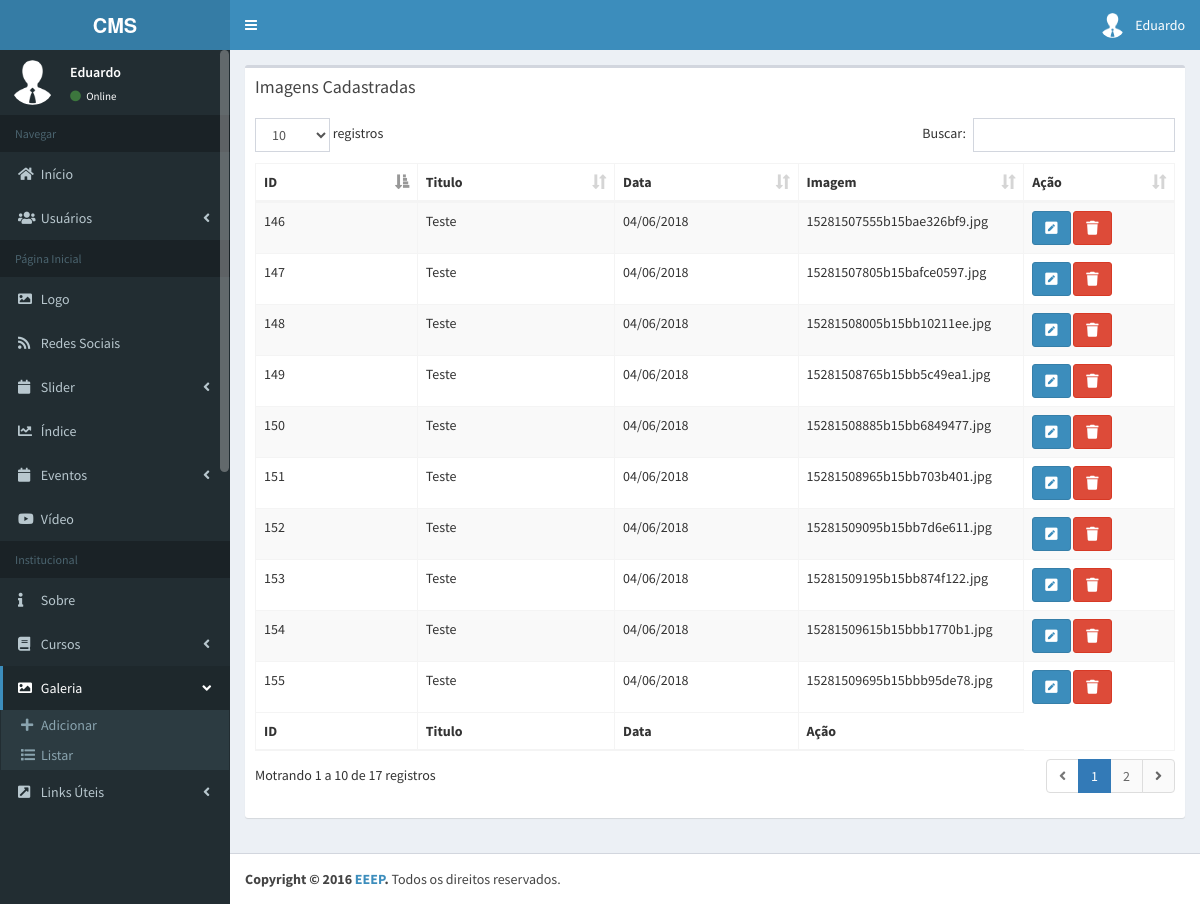
The app's page /painel/?pg=galeria&acao=listar (signed in) with its own data.
### tables this page shows
CREATE TABLE `tb_usuarios` (
  `id` int(11) NOT NULL,
  `nome` varchar(100) NOT NULL,
  `email` varchar(100) NOT NULL,
  `usuario` varchar(100) NOT NULL,
  `senha` varchar(100) NOT NULL,
  `condicao` int(1) DEFAULT NULL,
  `img` varchar(40) DEFAULT NULL
);

CREATE TABLE `tb_galeria` (
  `id` int(11) NOT NULL,
  `nome` varchar(100) NOT NULL,
  `imagem` varchar(200) DEFAULT NULL,
  `data` varchar(10) NOT NULL
);

### painel/paginas/galeria.php (the view, shortened to what this page needs)
<?php
   if ($acao=='listar') { ?>
<section class="content container-fluid">
<div class="box">
   <div class="box-header">
      <h3 class="box-title">Imagens Cadastradas</h3>
   </div>
   <div class="box-body">
      <div id="example1_wrapper" class="dataTables_wrapper form-inline dt-bootstrap">
         <div class="row">
            <div class="col-sm-12">
               <table id="example1" class="table table-bordered table-striped dataTable" role="grid" aria-describedby="example1_info">
                  <thead>
                     <tr role="row">
                        <th class="sorting_asc" tabindex="0" aria-controls="example1" rowspan="1" colspan="1" aria-sort="ascending" aria-label="Rendering engine: activate to sort column descending" style="width: 182px;">ID</th>
                        <th class="sorting" tabindex="0" aria-controls="example1" rowspan="1" colspan="1" aria-label="Browser: activate to sort column ascending" style="width: 224px;">Titulo</th>
                        <th class="sorting" tabindex="0" aria-controls="example1" rowspan="1" colspan="1" aria-label="Platform(s): activate to sort column ascending" style="width: 199px;">Data</th>
                        <th class="sorting" tabindex="0" aria-controls="example1" rowspan="1" colspan="1" aria-label="Platform(s): activate to sort column ascending" style="width: 199px;">Imagem</th>
                        <th class="sorting" tabindex="0" aria-controls="example1" rowspan="1" colspan="1" aria-label="Engine version: activate to sort column ascending" style="width: 156px;">Ação</th>
                     </tr>
                  </thead>
                  <tbody>
                     <?php
                        $consulta=$conexao->prepare("SELECT * FROM tb_galeria ");
                        $consulta->execute();
                        while ($dado_blog = $consulta->fetch(PDO::FETCH_ASSOC)) { ?>
                     <tr role="row" class="odd">
                        <td class="sorting_1"><?php echo $dado_blog['id'] ?></td>
                        <td><?php echo $dado_blog['nome'] ?>
                        </td>
                        <td><?php echo $dado_blog['data'] ?></td>
                        <td><?php echo $dado_blog['imagem'] ?></td>
                        <td> <a href="?pg=galeria&acao=editar&id=<?php echo $dado_blog['id']?>"><button type="submit" class="btn btn-primary"><i class="fa fa-pencil-square"></i></button></a>
                             <button type="button" class="btn btn-danger" data-toggle="modal" data-target="#<?php echo $dado_blog['id'] ?>"><i class="fa fa-trash"></i>
                             </button>
                        </td>
                     </tr>
                     <?php } ?>
                  </tbody>
                  <tfoot>
                     <tr>
                        <th rowspan="1" colspan="1">ID</th>
                        <th rowspan="1" colspan="1">Titulo</th>
                        <th rowspan="1" colspan="1">Data</th>
                        <th rowspan="1" colspan="1">Ação</th>
                     </tr>
                  </tfoot>
               </table>
            </div>
         </div>
         <div class="row">
            <div class="col-sm-5">
               <div class="dataTables_info" id="example1_info" role="status" aria-live="polite"></div>
            </div>
         </div>
      </div>
   </div>
</div>
</section>
<?php } if ($acao=="editar") { ?>
<section class="content container-fluid">
   <div >
      <div class=" col-md-11">
         <div class="box box-success">
            <div class="box-header with-border">
               <h3 class="box-title">Editar notícias</h3>
            </div>
            <div class="box-body">
              <?php
                     $id=isset($_GET['id'])?$_GET['id']:null;
                     $select = $conexao->prepare("SELECT * FROM tb_galeria WHERE id=:id");
                     $select->bindValue(':id',$id);
                     $select->execute();
                     $dados = $select->fetch(PDO::FETCH_ASSOC);
               ?>
               <div class="logo col-md-12">
                  <form action="?pg=galeria&acao=edit_galeria&id=<?php echo $dados['id'] ?>" method="post"  action="" enctype="multipart/form-data">
                     <div class="form-group col-md-12">
                        <label>Nome:</label>
                        <input required="" value="<?php echo $dados['nome'] ?>" type="text" class="form-control" name="nome">
                     </div>
                     <div class="form-group col-md-6">
                        <label>Imagem:</label>
                        <input name="arquivo" value="<?php echo $dados['imagem'] ?>" type="file" class="form-control" name="imagem">
                     </div>
                     <div class="form-group col-md-6">
                        <label>Data:</label>
                        <input required="" type="text" value="<?php echo $dados['data'] ?>" class="form-control" data-mask="00/00/0000" name="data">
                     </div>
                     <div class="form-group col-md-12">
                        <input type="submit" class="btn btn-primary pull-right"  value="Salvar">
                        <a class="btn btn-default pull-right" href="?pg=galeria&acao=listar">Voltar</a>
                     </div>
                  </form>
               </div>
            </div>
         </div>
      </div>
   </div>
</section>
<?php } ?>

### painel/index.php (shortened to what this page needs)
<?php
include('../templates/conexao.php');
   $acao = (isset($_REQUEST['acao']) ? $_REQUEST['acao']: "");
   $pg = (isset($_REQUEST['pg'])?$_REQUEST['pg']:'inicio');
   $email=$_SESSION['email'];
    $consulta = $conexao->prepare("SELECT * FROM tb_usuarios WHERE email = :email ");
	$consulta->bindValue(":email", $email);
	$consulta->execute();
	$dados = $consulta->fetch(PDO::FETCH_OBJ);
?>
<!DOCTYPE html>
<html>
<head>
  <link rel="stylesheet" href="bootstrap/css/bootstrap.min.css">
  <link rel="stylesheet" href="https://cdnjs.cloudflare.com/ajax/libs/font-awesome/4.5.0/css/font-awesome.min.css">
  <link href="../assets/css/bootstrap-toggle.min.css" rel="stylesheet">
  <link rel="stylesheet" href="../assets/css/ionicons.min.css">
   <link rel="stylesheet" href="../assets/css/dataTables.bootstrap.min.css">
	<link rel="stylesheet" href="https://use.fontawesome.com/releases/v5.0.2/css/all.css">
  <link rel="stylesheet" href="dist/css/AdminLTE.css">
  <link rel="stylesheet" href="dist/css/main.css">
  <link rel="stylesheet" type="text/css" href=" ../assets/css/custom.css">
	  <link rel="stylesheet" href="../assets/css/_all-skins.min.css">
</head>
<body class="hold-transition skin-blue fixed sidebar-mini">
  <div class="wrapper">
	<header class="main-header">
	  <a href="?pg=inicio" class="logo">
		<span class="logo-lg"><b>CMS</b></span>
	  </a>
	  <nav class="navbar navbar-static-top" role="navigation">
		 <a href="#" class="sidebar-toggle" data-toggle="push-menu" role="button">
		 </a>
		<div class="navbar-custom-menu" >
		  <ul class="nav navbar-nav">
			<li class="dropdown user user-menu">
			  <a href="#" class="dropdown-toggle" data-toggle="dropdown">
				<img src="<?php if($dados->img==null){
					echo '../assets/img/perfil/perfil.png';}else{echo '../assets/img/perfil/'.$dados->img
					;}?>" class="user-image" alt="User Image">
				<span class="hidden-xs"><?php echo $dados->nome; ?></span>
			  </a>
			</li>
		  </ul>
		</div>
	  </nav>
	</header>
	<aside class="main-sidebar" >
	  <section class="sidebar" >
		<div class="user-panel" >
		  <div class="pull-left image">
			<img src="<?php if($dados->img==null){
					echo '../assets/img/perfil/perfil.png';}else{echo '../assets/img/perfil/'.$dados->img
					;}?>" class="img-circle" alt="User Image">
		  </div>
		  <div class="pull-left info">
			<p>
				<?php
				echo $dados->nome;
				?>
			</p>
			<a href="#"><i class="fa fa-circle text-success"></i> Online</a>
		  </div>
		</div>
		<ul class="sidebar-menu" data-widget="tree"   >
		  <li class="header">Navegar</li>
		  <li class="<?php echo ($pg=='inicio') ? 'active' : '';?>"><a href="?pg=inicio"><i class="fa fa-home"></i> <span>Início</span></a></li>
		  <li class="treeview <?php echo ($pg=='usuarios') ? 'active' : '';?>">
				<a href="#"><i class="fa fa-users"></i> <span>Usuários</span>
				  <span class="pull-right-container">
					<i class="fa fa-angle-left pull-right"></i>
				  </span>
				</a>
		  </li>
		  <li class="header">Página Inicial</li>
		  <li class="<?php echo ($pg=='logo') ? 'active' : '';?>"><a href="?pg=logo&acao=ver"><i class="fa fa-image"></i> <span>Logo</span></a></li>
		  <li class="<?php echo ($pg=='redesociais') ? 'active' : '';?>"><a href="?pg=redesociais&acao=ver"><i class="fa fa-rss"></i> <span>Redes Sociais</span></a></li>
		  <li class="treeview <?php echo ($pg=='slides') ? 'active' : '';?>">
				<a href="#"><i class="fa fa-calendar"></i> <span>Slider</span>
				  <span class="pull-right-container">
					<i class="fa fa-angle-left pull-right"></i>
				  </span>
				</a>
		  </li>
		  <li class="<?php echo ($pg=='indice') ? 'active' : '';?>"><a href="?pg=indice&acao=ver"><i class="fa fa-line-chart"></i> <span>Índice</span></a></li>
		  <li class="treeview <?php echo ($pg=='eventos') ? 'active' : '';?>">
				<a href="#"><i class="fa fa-calendar"></i> <span>Eventos</span>
				  <span class="pull-right-container">
					<i class="fa fa-angle-left pull-right"></i>
				  </span>
				</a>
		  </li>
		  <li class="<?php echo ($pg=='video') ? 'active' : '';?>"><a href="?pg=video&acao=ver"><i class="fab fa-youtube"></i> <span>Vídeo</span></a></li>
		  <li class="header">Institucional</li>
		  <li class="<?php echo ($pg=='sobre') ? 'active' : '';?>"><a href="?pg=sobre&acao=ver"><i class="fa fa-info"></i> <span>Sobre</span></a></li>
		  <li class="treeview <?php echo ($pg=='cursos') ? 'active' : '';?>">
				<a href="#"><i class="fa fa-book"></i> <span>Cursos</span>
				  <span class="pull-right-container">
					<i class="fa fa-angle-left pull-right"></i>
				  </span>
				</a>
		  </li>
		  <li class="treeview <?php echo ($pg=='galeria') ? 'active' : '';?>">
				<a href="#"><i class="fa fa-image"></i> <span>Galeria</span>
				  <span class="pull-right-container">
					<i class="fa fa-angle-left pull-right"></i>
				  </span>
				</a>
				<ul class="treeview-menu">
				  <li><a href="?pg=galeria&acao=cadastrar"><i class="fa fa-plus" aria-hidden="true"></i>Adicionar</a></li>
				  <li><a href="?pg=galeria&acao=listar"><i class="fa fa-list" aria-hidden="true"></i>Listar</a></li>
				</ul>
		  </li>
		  <li class="treeview <?php echo ($pg=='links_uteis') ? 'active' : '';?>">
				<a href="#"><i class="fas fa-external-link-square-alt"></i> <span>Links Úteis</span>
				  <span class="pull-right-container">
					<i class="fa fa-angle-left pull-right"></i>
				  </span>
				</a>
		  </li>
		</ul>
	  </section>
	</aside>
	<div class="content-wrapper">
		<?php
			if (!empty($pg)) {
				if (file_exists("paginas/$pg".".php")) {
					include("paginas/$pg".".php");
				}else{
					include("paginas/404.php");
				}
			}
		?>
	</div>
	<footer class="main-footer">
	  <strong>Copyright &copy; 2016 <a href="#">EEEP</a>.</strong> Todos os direitos reservados.
	</footer>
</div>
   </body>
   </html>

### records on screen
tb_usuarios: nome "Eduardo"
tb_galeria: id "146", nome "Teste", data "04/06/2018", imagem "15281507555b15bae326bf9.jpg"
tb_galeria: id "147", nome "Teste", data "04/06/2018", imagem "15281507805b15bafce0597.jpg"
tb_galeria: id "148", nome "Teste", data "04/06/2018", imagem "15281508005b15bb10211ee.jpg"
tb_galeria: id "149", nome "Teste", data "04/06/2018", imagem "15281508765b15bb5c49ea1.jpg"
tb_galeria: id "150", nome "Teste", data "04/06/2018", imagem "15281508885b15bb6849477.jpg"
tb_galeria: id "151", nome "Teste", data "04/06/2018", imagem "15281508965b15bb703b401.jpg"
tb_galeria: id "152", nome "Teste", data "04/06/2018", imagem "15281509095b15bb7d6e611.jpg"
tb_galeria: id "153", nome "Teste", data "04/06/2018", imagem "15281509195b15bb874f122.jpg"
tb_galeria: id "154", nome "Teste", data "04/06/2018", imagem "15281509615b15bbb1770b1.jpg"
tb_galeria: id "155", nome "Teste", data "04/06/2018", imagem "15281509695b15bbb95de78.jpg"
